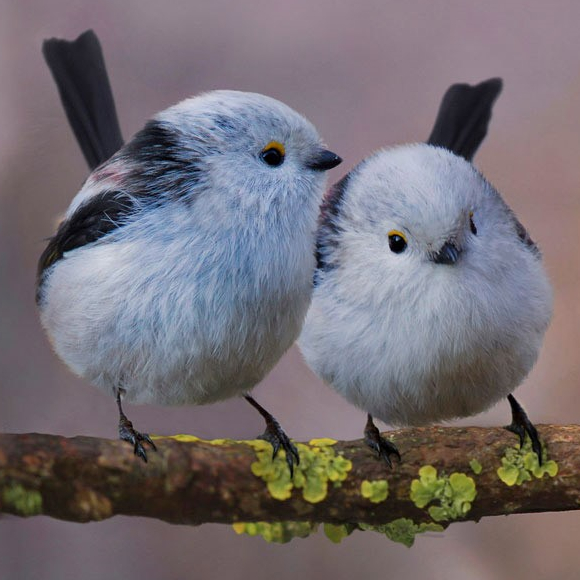
#> input picture img.jpg, 580 x 580 px
$ jupyter execute --allow-errors coil-python.ipynb
#> lines starting #> are read from the running program, lines starting #| are printed output that depends on the picture
[cell 1]
import cairo
from IPython.display import Image as iPyImage
from IPython.display import display
from math import pi
from io import BytesIO
from math import sin, cos
import numpy as np
from random import random
from PIL import Image as PILImage

def load_image_grayscale(file):
    """0 indicates white, 255 indicates black"""
#> called with file = 'img.jpg'
    img = PILImage.open(file).convert('L')
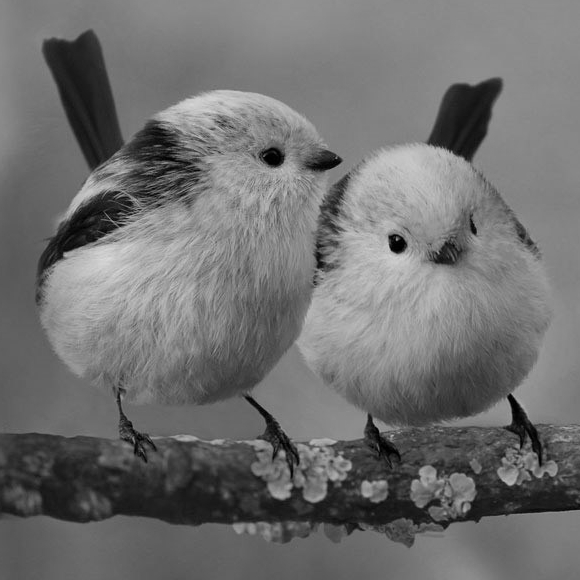
#> img: PIL image 580x580 L; min 0, max 218, mean 111.6
    img.load()
    data = 255 - np.asarray(img, dtype="int")
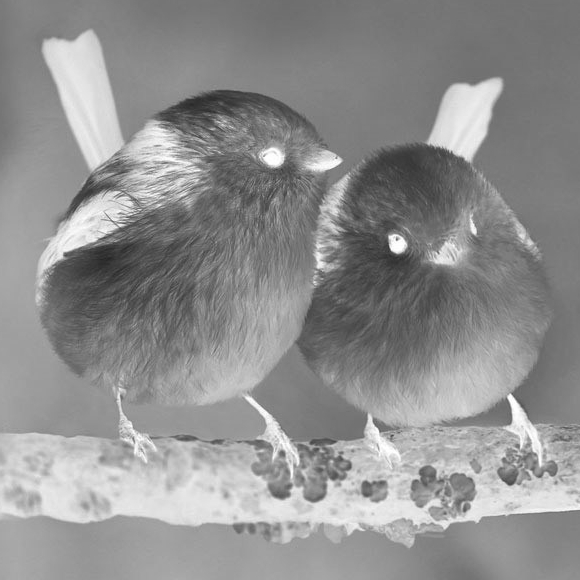
#> data: shape (580, 580) int64; min 37, max 255, mean 143.4
    return data / 255

img = load_image_grayscale('img.jpg')

WIDTH, HEIGHT = img.shape[1], img.shape[0]
#> WIDTH = 580; HEIGHT = 580

def disp(draw_func):
    surface = cairo.ImageSurface(cairo.FORMAT_RGB24, WIDTH, HEIGHT)
    ctx = cairo.Context(surface)
    draw_func(ctx, WIDTH, HEIGHT)
    with BytesIO() as fileobj:
        surface.write_to_png(fileobj)
        display(iPyImage(fileobj.getvalue(), width=WIDTH))

# [4 lines left out: function disp2, not called in this run]
